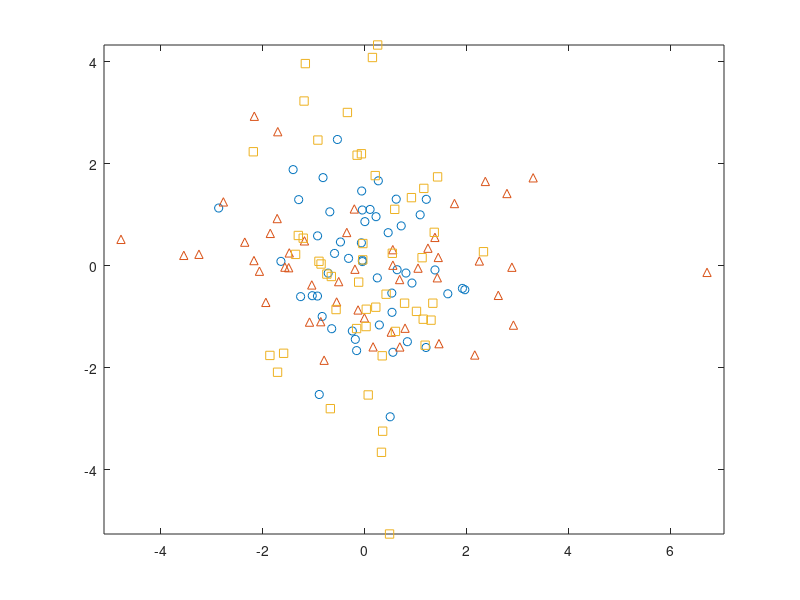
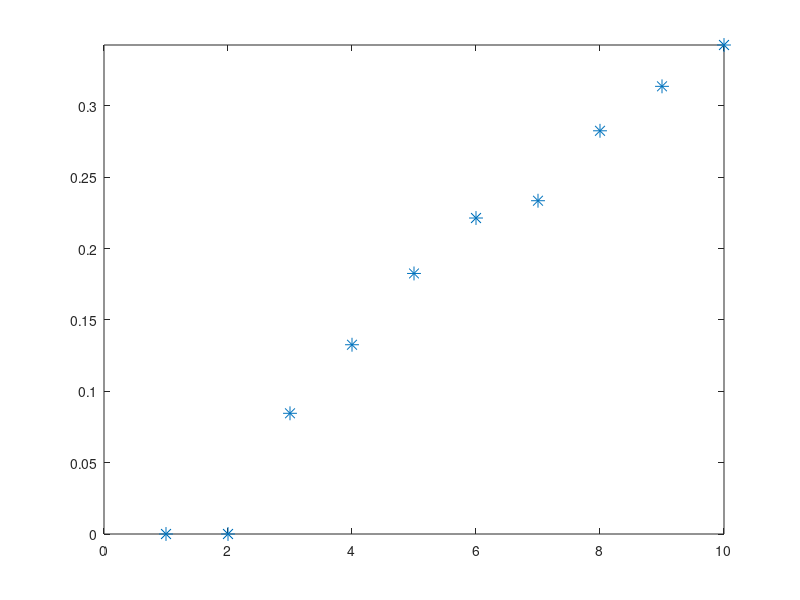

Write the MATLAB code that produced these figures, in order.
clear;
randn('seed',5);
Nc = 50;
x1 = randn(1,Nc) + 3;
y1 = randn(1,Nc) + 2;
x2 = 2.*(randn(1,Nc) - 0.5) - 3;
y2 = randn(1,Nc) - 1;
x3 = randn(1,Nc) + 3;
y3 = 2.*(randn(1,Nc) - 0.5) - 2;
mx1 = mean(x1); mx2 = mean(x2); mx3 = mean(x3);
my1 = mean(y1); my2 = mean(y2); my3 = mean(y3);
x1=x1-mx1; x2=x2-mx2; x3=x3-mx3;
y1=y1-my1; y2=y2-my2; y3=y3-my3;
figure; plot(x1,y1,'o'); hold on;
plot(x2,y2,'^'); hold on; 
plot(x3,y3, 's'); axis('equal'); hold off;
%%
X = [x1 x2 x3; y1 y2 y3];
N = size(X,2); 
X2 = sum(X.*X, 1); % 1*N
dist = repmat(X2, [N,1]) + repmat(X2', [1,N]) - 2.*X'*X; % N*N
sig2 = 1;
%% 全连接
% A = exp(dist./(-sig2)); % N*N  affinity matrix
% for i=1:N; A(i,i)=0; end
%% kNN
k = 8;
[~, idx_nei] = sort(dist); % N*N
idx_nei = idx_nei(:,2:k+1); % k*N
A = zeros(N,N);
for j=1:N
    A(idx_nei,j) = exp(dist(idx_nei,j)./(-sig2));
end
%%
d = sum(A,2); % N*1
Lrw = eye(N) - diag(1./d)*A;
[Evec, Eval] = eig(Lrw); % N*N
Eval = diag(Eval);
[~,idx] = sort(Eval);
Eval = Eval(idx); Evec = Evec(:,idx);
figure; plot(Eval(1:10), '*', 'MarkerSize',10); ylim([0,Eval(10)]);

